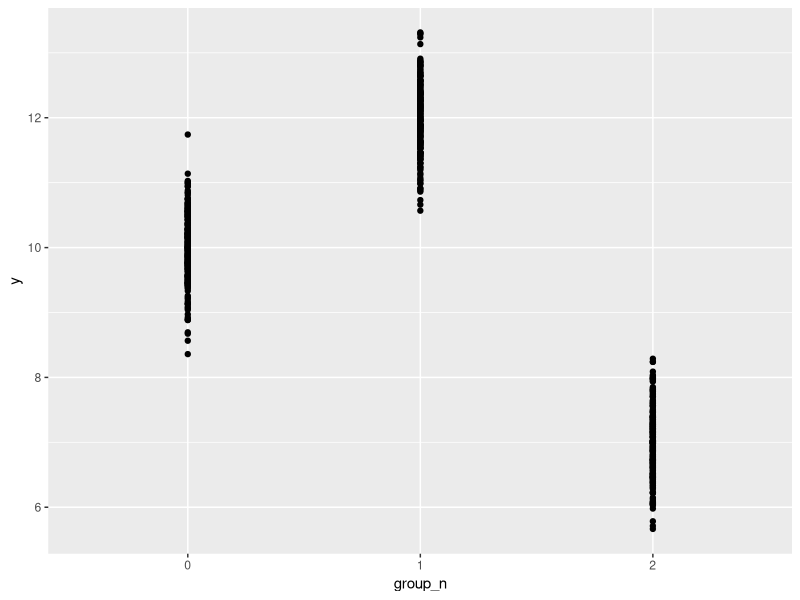
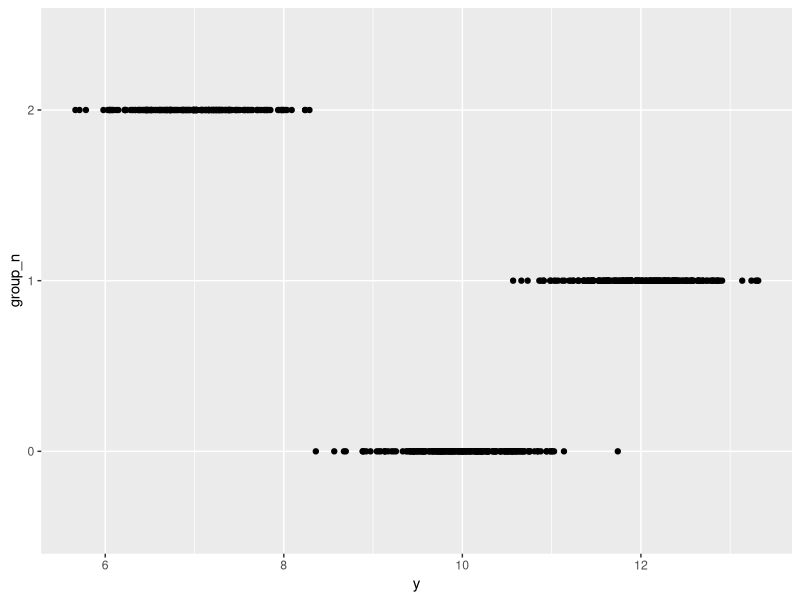
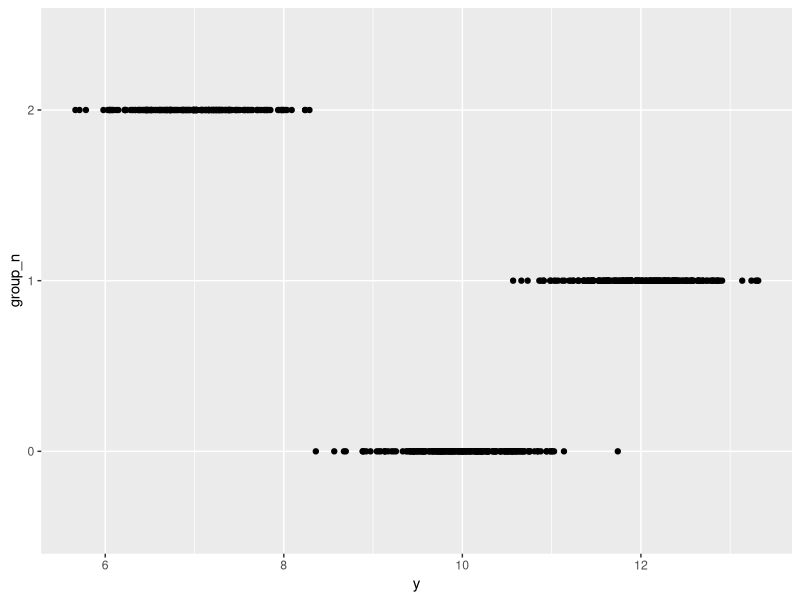
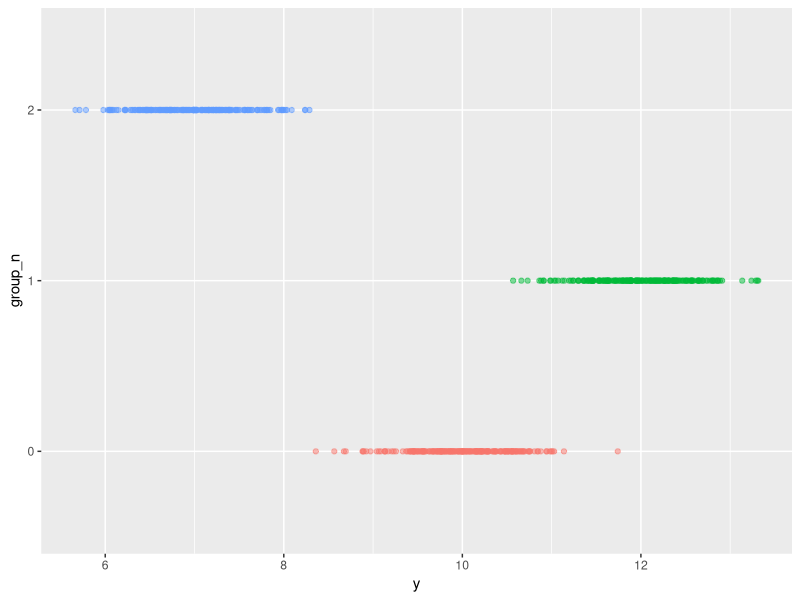
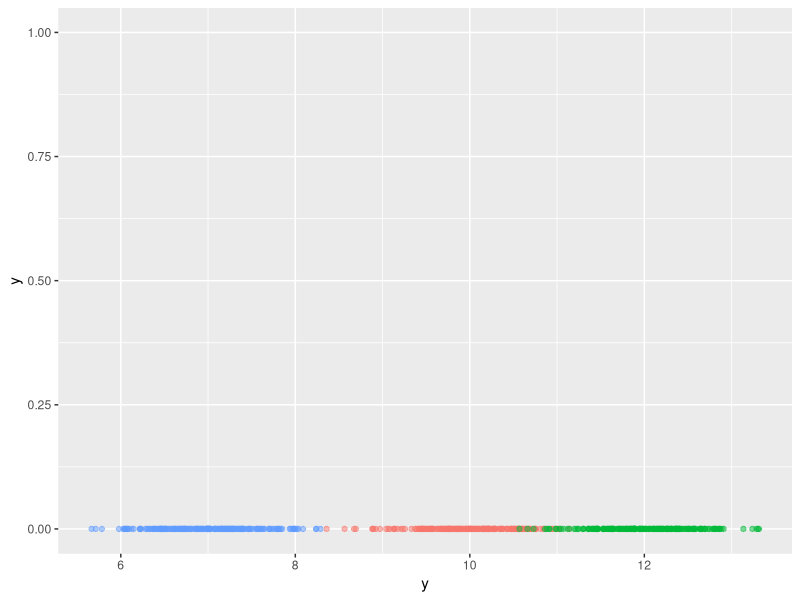
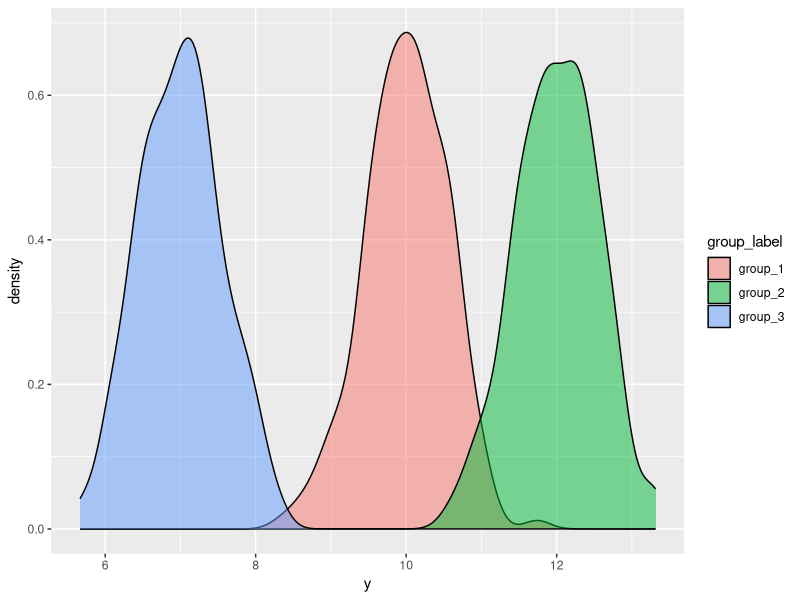

The R script that drew these images, in order:
## ---- chunk 1
knitr::opts_chunk$set(echo = TRUE)
library(tidyverse)
library(stats) # For linear models
library(MASS) # For random data generation with exact means 
library(knitr) # for nice tables

rm(list = ls())
## ---- chunk 2
# Parameters
group_size <- 200 
mean_g1 <- 10
mean_g2 <- 12
mean_g3 <- 7
sd_g1 <- 0.3
sd_g2 <- 0.3
sd_g3 <- 0.3 

# Data generation
group_1 <- mvrnorm(n = group_size, mu = mean_g1, Sigma = sd_g1, empirical = TRUE)
group_2 <- mvrnorm(n = group_size, mu = mean_g2, Sigma = sd_g2, empirical = TRUE)
group_3 <- mvrnorm(n = group_size, mu = mean_g3, Sigma = sd_g3, empirical = TRUE)
data <- c(group_1, group_2, group_3)

# Data frame
# Note: if a participant is in group 2, they will receive a 1 for group membership to group 2, and 0 for group membership to group 3 
# Therefore when the linear model is calculated, they will receive the additional score for being in group 2 (group 2 beta * 1) but not group 3 (group 3 beta * 0)
df <- tibble(group_label = rep(c("group_1", "group_2", "group_3"), each = group_size),
             group_n = as_factor(rep(c(0, 1, 2), each = group_size)),
             group_2 = rep(c(0,1,0), each = group_size), 
             group_3 = rep(c(0,0,1), each = group_size),
             y = data)

# Linear model and anova function 
summary(aov(y ~ group_label, data = df))

anova <- summary(lm(formula = y ~ 1 + group_2 + group_3, data = df))

# Output
anova

knitr::kable(coefficients(anova), digits=3)

## ---- chunk 3

# Step 1 - standard graph
ggplot(data = df, mapping = aes(x = group_n, y = y)) + 
  geom_point() 

# Step 2 - change axes 
ggplot(data = df, mapping = aes(x = y, y = group_n)) + 
  geom_point() 

# Step 3 - remove regression line 
ggplot(data = df, mapping = aes(x = y, y = group_n)) + 
  geom_point() 

# Step 4 - change colours 
ggplot(data = df, mapping = aes(x = y, y = group_n, color = group_n)) + 
  geom_point(alpha = 0.5) + 
  theme(legend.position = "none")

# Step 5 - move dots from second graph to the x axis 
ggplot(data = df, mapping = aes(x = y, y = 0, color = group_n)) + 
  geom_point(alpha = 0.5) + 
  ylim(0, 1) + 
  theme(legend.position = "none")

# Step 6 - turn into density plots for easier viewing (how t-tests are usually displayed)
ggplot(data = df, aes(x = y, group = group_label, fill = group_label)) + 
  geom_density(alpha = 0.5) 

